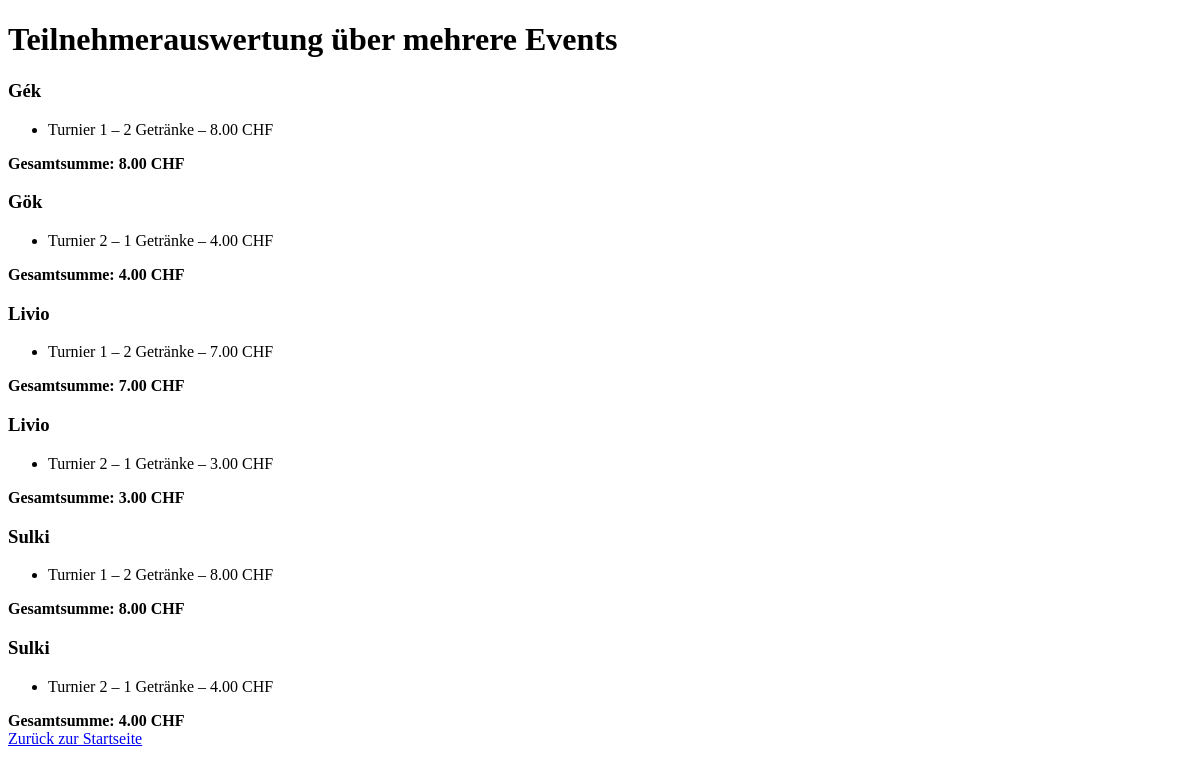
Page /teilnehmerreport on the earlier database version.
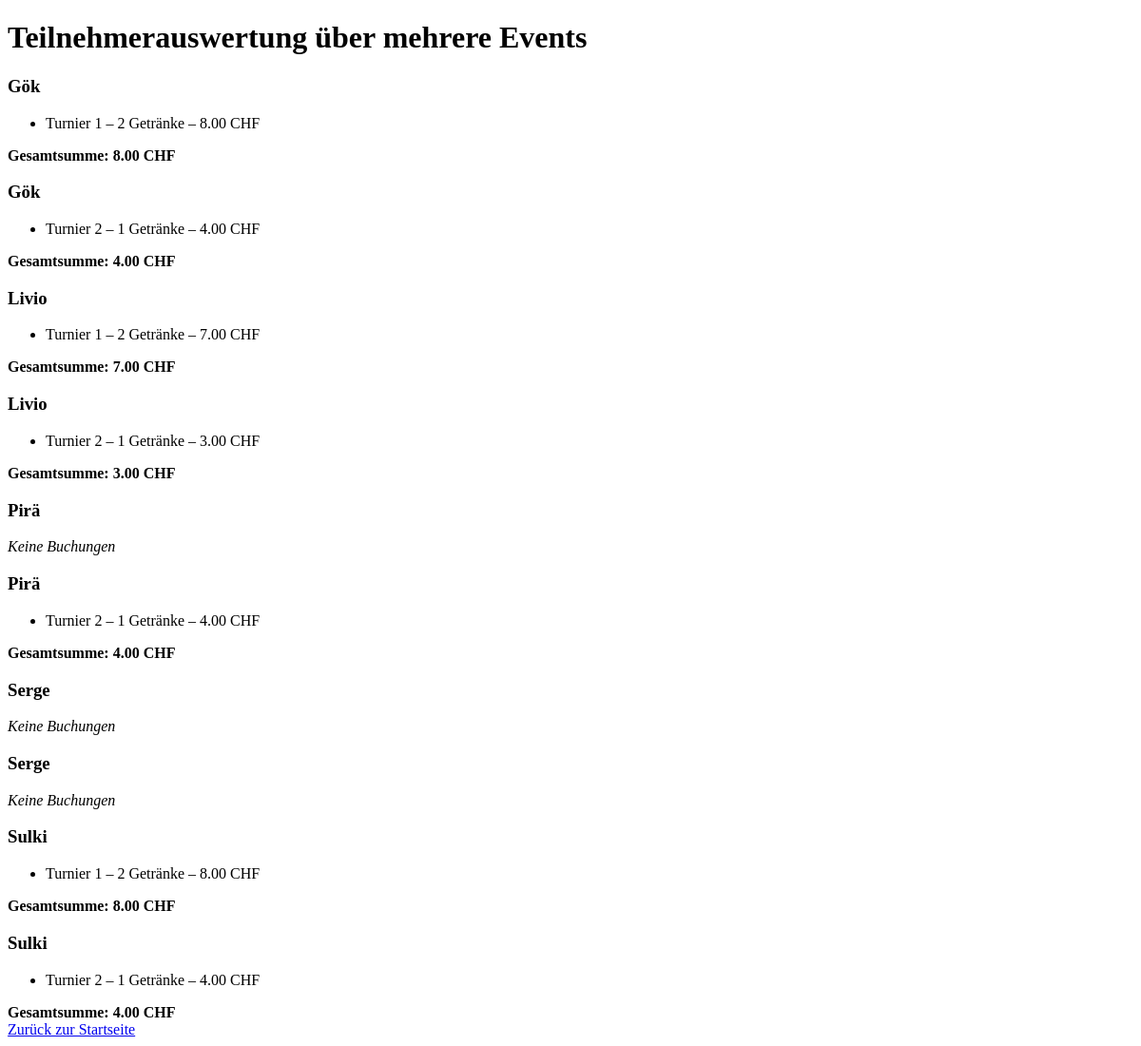
Same page on the later database version.
### app/models.py (models this page shows)
class Teilnehmer(db.Model):
    id = db.Column(db.Integer, primary_key=True)
    name = db.Column(db.String(100), nullable=False)

class Event(db.Model):
    id = db.Column(db.Integer, primary_key=True)
    name = db.Column(db.String(100), nullable=False)
    datum = db.Column(db.Date, nullable=False)

### app/routes.py (the view)
@app.route("/teilnehmerreport")
def teilnehmer_report():
    teilnehmer_liste = Teilnehmer.query.order_by(Teilnehmer.name).all()
    daten = []
    for t in teilnehmer_liste:
        teilnahmen = (
            db.session.query(Event.name, func.count(Verkauf.id), func.sum(Getraenk.preis))
            .join(TeilnehmerEvent, TeilnehmerEvent.event_id == Event.id)
            .join(Verkauf, Verkauf.teilnehmer_event_id == TeilnehmerEvent.id)
            .join(Getraenk, Getraenk.id == Verkauf.getraenk_id)
            .filter(TeilnehmerEvent.teilnehmer_id == t.id)
            .group_by(Event.name)
            .all()
        )
        gesamt = sum(row[2] or 0 for row in teilnahmen)
        daten.append({
            "teilnehmer": t.name,
            "events": teilnahmen,
            "gesamt": gesamt
        })
    return render_template("teilnehmer_report.html", daten=daten)

### app/templates/teilnehmer_report.html (shortened to what this page needs)
<!DOCTYPE html>
<html lang="de">
<head>
</head>
<body>
    <h1>Teilnehmerauswertung über mehrere Events</h1>
    {% if daten %}
        {% for eintrag in daten %}
            <h3>{{ eintrag.teilnehmer }}</h3>
            {% if eintrag.events %}
                <ul>
                {% for e in eintrag.events %}
                    <li>{{ e[0] }} – {{ e[1] }} Getränke – {{ "%.2f"|format(e[2]) }} CHF</li>
                {% endfor %}
                </ul>
                <strong>Gesamtsumme: {{ "%.2f"|format(eintrag.gesamt) }} CHF</strong>
            {% else %}
                <p><em>Keine Buchungen</em></p>
            {% endif %}
        {% endfor %}
    {% else %}
        <p>Keine Teilnehmerdaten vorhanden.</p>
    {% endif %}
    <br><a href="{{ url_for('index') }}">Zurück zur Startseite</a>
</body>
</html>

Differences in the rows shown:
changed Teilnehmer (number 1 of 10 on the later page): teilnehmer "Gék" → "Gök"
added Teilnehmer: teilnehmer "Pirä", shows "Keine Buchungen"
added Teilnehmer: teilnehmer "Pirä", gesamt "4.00", Event (name "Turnier 2", e "1", e "4.00")
added Teilnehmer: teilnehmer "Serge", shows "Keine Buchungen"
added Teilnehmer: teilnehmer "Serge", shows "Keine Buchungen"
